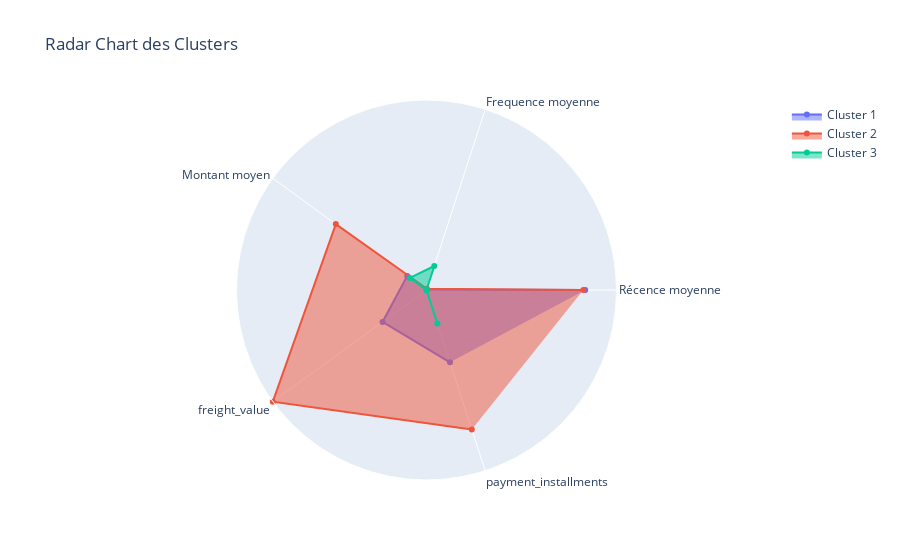
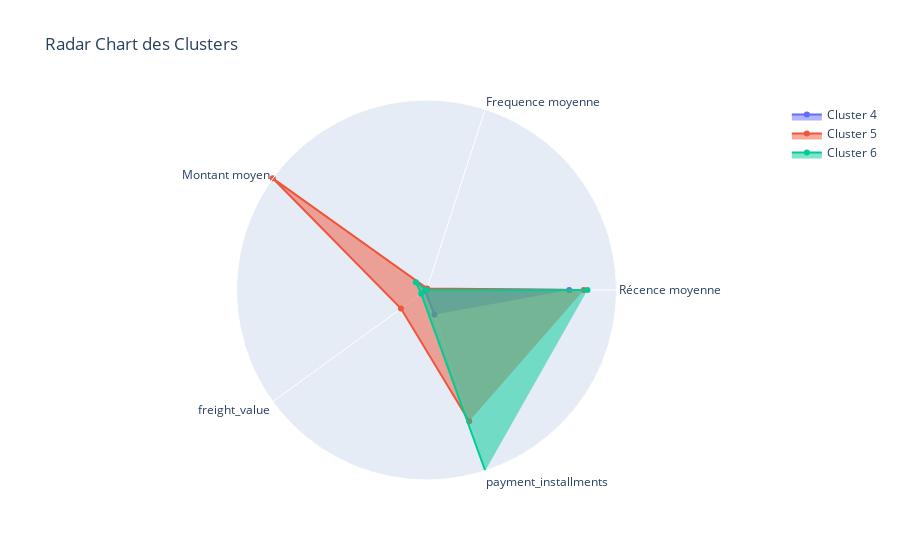
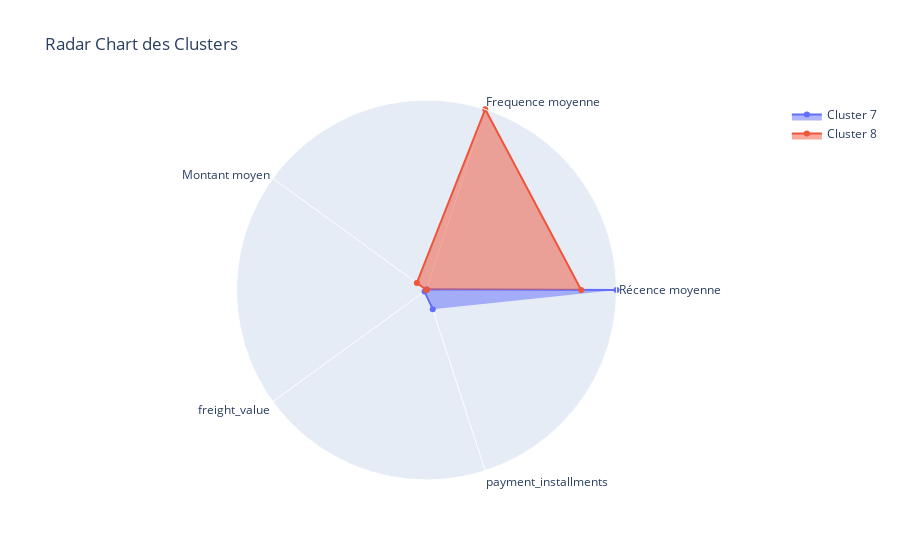

The notebook cell saved with these charts, in order:
### Markdown cell above
# 2017 1er semestre

### Code cell
cluster(full_df_2017_sem_1,full_rfmc)

### Figure 1 — Plotly figure (JSON) as saved in the notebook; plotly's stock layout.template omitted (floating-point values rounded to 4 significant figures)
{"data": [{"fill": "toself", "name": "Cluster 1  ", "r": [835.3, 3.414, 125.5, 285.9, 400.0], "theta": ["Récence moyenne", "Frequence moyenne", "Montant moyen", "freight_value", "payment_installments"], "type": "scatterpolar"}, {"fill": "toself", "name": "Cluster 2  ", "r": [825.3, 6.68, 589.9, 1000.0, 771.5], "theta": ["Récence moyenne", "Frequence moyenne", "Montant moyen", "freight_value", "payment_installments"], "type": "scatterpolar"}, {"fill": "toself", "name": "Cluster 3  ", "r": [0.0, 132.9, 107.8, 0.02355, 185.2], "theta": ["Récence moyenne", "Frequence moyenne", "Montant moyen", "freight_value", "payment_installments"], "type": "scatterpolar"}], "layout": {"polar": {"radialaxis": {"range": [0, 1000], "visible": false}}, "showlegend": true, "title": {"text": "Radar Chart des Clusters "}}}

### Figure 2 — Plotly figure (JSON) as saved in the notebook; plotly's stock layout.template omitted (floating-point values rounded to 4 significant figures)
{"data": [{"fill": "toself", "name": "Cluster 4  ", "r": [750.9, 4.957, 0.0, 8.995, 136.0], "theta": ["Récence moyenne", "Frequence moyenne", "Montant moyen", "freight_value", "payment_installments"], "type": "scatterpolar"}, {"fill": "toself", "name": "Cluster 5  ", "r": [828.1, 8.85, 1000.0, 166.0, 726.5], "theta": ["Récence moyenne", "Frequence moyenne", "Montant moyen", "freight_value", "payment_installments"], "type": "scatterpolar"}, {"fill": "toself", "name": "Cluster 6  ", "r": [847.3, 0.0, 69.17, 33.9, 1000.0], "theta": ["Récence moyenne", "Frequence moyenne", "Montant moyen", "freight_value", "payment_installments"], "type": "scatterpolar"}], "layout": {"polar": {"radialaxis": {"range": [0, 1000], "visible": false}}, "showlegend": true, "title": {"text": "Radar Chart des Clusters "}}}

### Figure 3 — Plotly figure (JSON) as saved in the notebook; plotly's stock layout.template omitted (floating-point values rounded to 4 significant figures)
{"data": [{"fill": "toself", "name": "Cluster 7  ", "r": [1000.0, 3.691, 0.9029, 12.72, 106.0], "theta": ["Récence moyenne", "Frequence moyenne", "Montant moyen", "freight_value", "payment_installments"], "type": "scatterpolar"}, {"fill": "toself", "name": "Cluster 8  ", "r": [814.2, 1000.0, 62.8, 0.0, 0.0], "theta": ["Récence moyenne", "Frequence moyenne", "Montant moyen", "freight_value", "payment_installments"], "type": "scatterpolar"}], "layout": {"polar": {"radialaxis": {"range": [0, 1000], "visible": false}}, "showlegend": true, "title": {"text": "Radar Chart des Clusters "}}}
